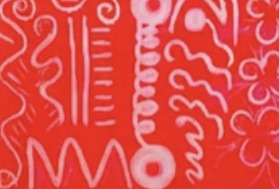
#> input picture reel3/assets/spring_tee.jpg, 279 x 189 px
$ python fix_frames.py
#> lines starting #> are read from the running program, lines starting #| are printed output that depends on the picture
### reel3/girl.py
"""The campaign girl, matched to the Reverie reel: tall fashion-illustration figure, thin dark outlines,
white sticker edge, sweetheart top on thin straps, full skirt with a wavy hem and seam lines.
Only change for Reel 3: hair is a straight bob just above the shoulders, ends curving in a little.

Units: figure height = 975 (Reverie measurement), x centred on 0, y from the top of the hair.
"""
import os, numpy as np
from PIL import Image, ImageDraw, ImageFilter

A = os.path.join(os.path.dirname(os.path.abspath(__file__)), "assets")
SPRING = Image.open(os.path.join(A, "spring_tee.jpg")).convert("RGB")         # front top
#> SPRING is the input picture: PIL image 279x189 RGB; mean R, G, B 224.8, 78.9, 76.3
SKIRT = Image.open(os.path.join(A, "sunset_water.jpg")).convert("RGB")         # whole skirt: blue boxes
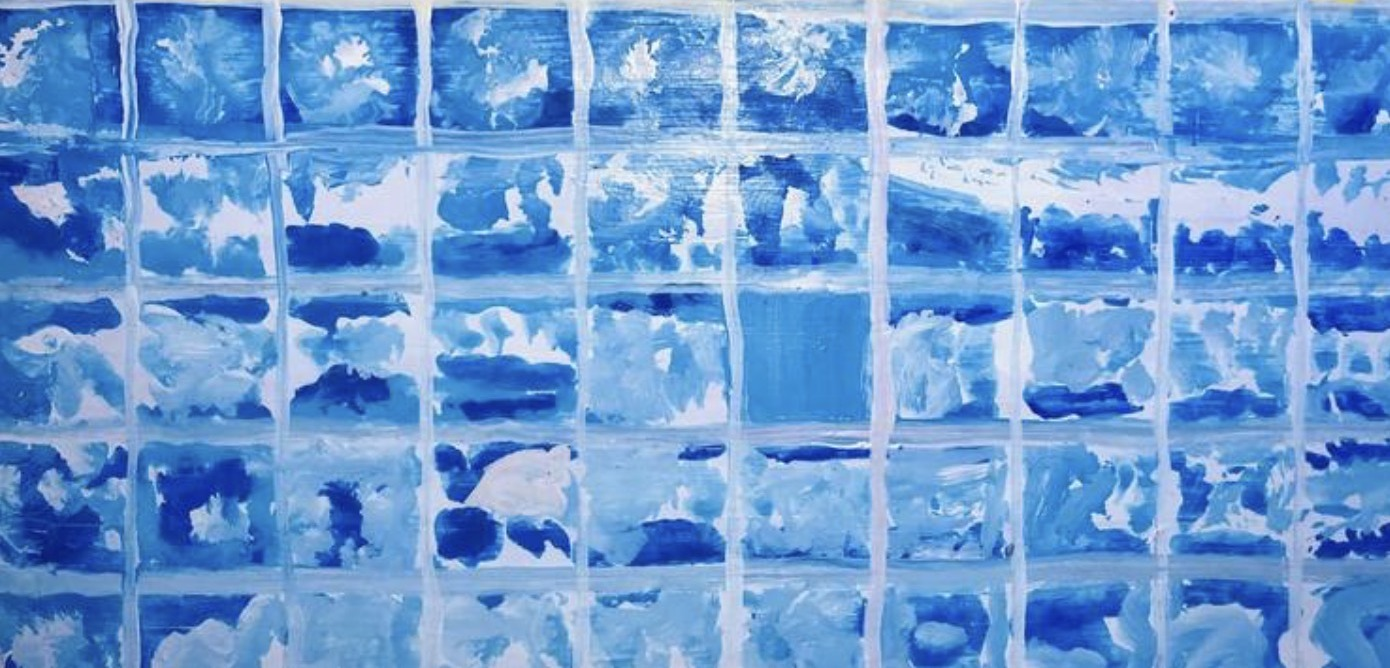
#> input picture reel3/assets/sunset_water.jpg, 1390 x 668 px
#> SKIRT is the input picture: PIL image 1390x668 RGB; mean R, G, B 109.1, 154.5, 210.6
PLAIN = Image.open(os.path.join(A, "sunset_plainblue.jpg")).convert("RGB")     # back top: plain blue
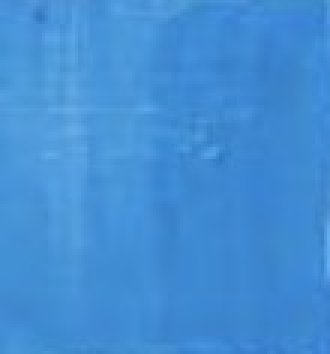
#> input picture reel3/assets/sunset_plainblue.jpg, 110 x 118 px (shown 3 times larger)
#> PLAIN is the input picture: PIL image 110x118 RGB; mean R, G, B 66.8, 142.3, 212.5

SKIN = (172, 116, 86)
SKIN_SH = (150, 98, 72)
HAIR = (30, 22, 19)
HAIR_HI = (64, 48, 42)
LINE = (40, 28, 24)
GOLD = (214, 168, 52)
LIP = (196, 44, 46)
STICKER = (244, 236, 220)


class Fig:
    def __init__(self, cx, top, s):
        self.cx, self.top, self.s = cx, top, s

    def p(self, x, y):
        return (self.cx + x * self.s, self.top + y * self.s)

    def pl(self, pts):
        return [self.p(x, y) for x, y in pts]

    def w(self, v):
        return max(1, int(round(v * self.s)))


# [19 lines left out: functions _tex, _limb, not called in this run]


def _wavy_hem(y, half, n=4, amp=9):
    xs = np.linspace(half, -half, 80)
    return [(x, y + amp * np.cos((x + half) / (2 * half) * n * 2 * np.pi) - 6 * (1 - (x / half) ** 2)) for x in xs]


def _skirt_poly():
    right = [(37, 290), (62, 330), (98, 392), (136, 462), (166, 520), (182, 556)]
    return [(-37, 290)] + right + _wavy_hem(566, 182) + [(-x, y) for x, y in right[::-1]]


# [23 lines left out: functions _bob, _hair_front, not called in this run]


COAT = (24, 22, 26)
FUR, FUR_L = (232, 122, 40), (250, 170, 86)
JANAKI = Image.open(os.path.join(A, "janaki_full.jpg")).convert("RGB")   # coat lining: the whole painting
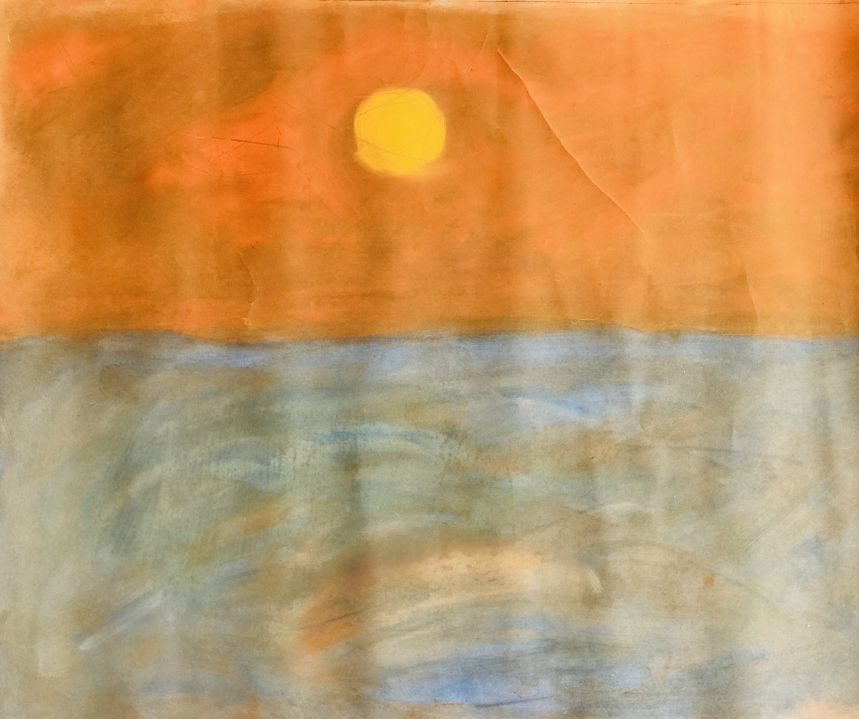
#> input picture reel3/assets/janaki_full.jpg, 2576 x 2157 px (shown at 1/3 size)
#> JANAKI is the input picture: PIL image 2576x2157 RGB; mean R, G, B 195.4, 151.1, 98.7
#> (the run stopped early here; a loop or call above may not have finished)
